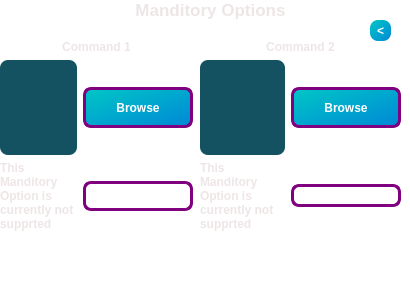
      <widget class="QWidget" name="page_4">
       <property name="styleSheet">
        <string notr="true">QWidget{

	background-color: rgba(191, 64, 64, 0);
}</string>
       </property>
       <widget class="QFrame" name="man_frame">
        <property name="geometry">
         <rect>
          <x>0</x>
          <y>0</y>
          <width>401</width>
          <height>281</height>
         </rect>
        </property>
        <property name="styleSheet">
         <string notr="true">QFrame{
	border-color: rgb(239, 41, 41);
}</string>
        </property>
        <property name="frameShape">
         <enum>QFrame::Box</enum>
        </property>
        <property name="frameShadow">
         <enum>QFrame::Sunken</enum>
        </property>
        <property name="lineWidth">
         <number>1</number>
        </property>
        <widget class="QLabel" name="args_2">
         <property name="geometry">
          <rect>
           <x>10</x>
           <y>0</y>
           <width>401</width>
           <height>20</height>
          </rect>
         </property>
         <property name="font">
          <font>
           <pointsize>13</pointsize>
           <weight>75</weight>
           <bold>true</bold>
          </font>
         </property>
         <property name="styleSheet">
          <string notr="true">

QLabel{


 
background-color: transparent;





color: rgb(238, 230, 230);
}</string>
         </property>
         <property name="text">
          <string>Manditory Options</string>
         </property>
         <property name="alignment">
          <set>Qt::AlignCenter</set>
         </property>
        </widget>
        <widget class="QPushButton" name="bck_button">
         <property name="geometry">
          <rect>
           <x>370</x>
           <y>20</y>
           <width>21</width>
           <height>21</height>
          </rect>
         </property>
         <property name="font">
          <font>
           <weight>75</weight>
           <bold>true</bold>
          </font>
         </property>
         <property name="styleSheet">
          <string notr="true">QPushButton{

	
	color: rgb(255, 255, 255);
	border: none;
background-color: qlineargradient(spread:pad, x1:0, y1:0, x2:1, y2:1, stop:0 rgba(0, 199, 197, 1), stop:1 rgba(0, 136, 215, 1));



border-radius: 8px;

}


QPushButton:hover {

background-color: qlineargradient(spread:pad, x1:0, y1:0, x2:1, y2:1, stop:0 rgba(0, 136, 215, 1), stop:1 rgba(0, 199, 197, 1));
}


QPushButton:pressed {
	background-color: rgba(0, 136, 215, 1);
}


</string>
         </property>
         <property name="text">
          <string>&lt;</string>
         </property>
        </widget>
        <widget class="QWidget" name="layoutWidget">
         <property name="geometry">
          <rect>
           <x>200</x>
           <y>40</y>
           <width>201</width>
           <height>191</height>
          </rect>
         </property>
         <layout class="QGridLayout" name="gridLayout">
          <item row="3" column="1">
           <widget class="QLineEdit" name="man_text_pipe">
            <property name="minimumSize">
             <size>
              <width>100</width>
              <height>20</height>
             </size>
            </property>
            <property name="font">
             <font>
              <pointsize>10</pointsize>
             </font>
            </property>
            <property name="styleSheet">
             <string notr="true">QLineEdit{


	background-color: rgb(255, 255, 255);
	border-radius:8px;
	border-style: solid;
	border-width: 3px;
	border-color: purple;
}</string>
            </property>
           </widget>
          </item>
          <item row="1" column="0">
           <widget class="QListWidget" name="format_list_pipe">
            <property name="minimumSize">
             <size>
              <width>75</width>
              <height>0</height>
             </size>
            </property>
            <property name="maximumSize">
             <size>
              <width>90</width>
              <height>16777215</height>
             </size>
            </property>
            <property name="styleSheet">
             <string notr="true">QListView{
	

color: rgb(255, 255, 255);


selection-background-color: rgb(24, 53, 78);
border-radius: 8px;
	background-color: #145161;





}


QListView::item{
margin-bottom:40px;
width:50px;

text-align: center;


}


QScrollBar:vertical {
            border:0px solid grey;


			background-color: qlineargradient(spread:pad, x1:0, y1:0, x2:1, y2:1, stop:0 rgba(33, 29, 29, 255), stop:1 rgba(49, 49, 49, 255));
            width:10px;
            margin: 0px 0px 0px 0px;
        }

        QScrollBar::handle:vertical {

            min-height: 0px;
          	border: 0px solid red;
			border-radius: 4px;
			background-color: white;
        }
        QScrollBar::add-line:vertical {
			border-right-color: qlineargradient(spread:pad, x1:0, y1:0, x2:1, y2:1, stop:0 rgba(33, 29, 29, 255), stop:1 rgba(49, 49, 49, 255));
            height: 0px;
            subcontrol-position: bottom;
            subcontrol-origin: margin;
        }
        QScrollBar::sub-line:vertical {
			border-right-color: qlineargradient(spread:pad, x1:0, y1:0, x2:1, y2:1, stop:0 rgba(33, 29, 29, 255), stop:1 rgba(49, 49, 49, 255));
            height: 0 px;
            subcontrol-position: top;
            subcontrol-origin: margin;
        }





QScrollBar:horizontal {
    border: 2px solid grey;
    background: #32CC99;
    height: 15px;
    margin: 0px 20px 0 20px;
}
QScrollBar::handle:horizontal {
    background: white;
    min-width: 20px;
}
QScrollBar::add-line:horizontal {
    border: 2px solid grey;
    background: #32CC99;
    width: 20px;
    subcontrol-position: right;
    subcontrol-origin: margin;
}

QScrollBar::sub-line:horizontal {
    border: 2px solid grey;
    background: #32CC99;
    width: 20px;
    subcontrol-position: left;
    subcontrol-origin: margin;
}



</string>
            </property>
            <property name="selectionMode">
             <enum>QAbstractItemView::MultiSelection</enum>
            </property>
           </widget>
          </item>
          <item row="1" column="1">
           <widget class="QPushButton" name="man_pipe_file">
            <property name="minimumSize">
             <size>
              <width>110</width>
              <height>41</height>
             </size>
            </property>
            <property name="font">
             <font>
              <weight>75</weight>
              <bold>true</bold>
             </font>
            </property>
            <property name="styleSheet">
             <string notr="true">QPushButton{

	
	color: rgb(255, 255, 255);
	border-style: solid;
	border-width: 3px;
	
	
	border-color: purple;
background-color: qlineargradient(spread:pad, x1:0, y1:0, x2:1, y2:1, stop:0 rgba(0, 199, 197, 1), stop:1 rgba(0, 136, 215, 1));



	border-radius: 8px;

}


QPushButton:hover {

background-color: qlineargradient(spread:pad, x1:0, y1:0, x2:1, y2:1, stop:0 rgba(0, 136, 215, 1), stop:1 rgba(0, 199, 197, 1));
}


QPushButton:pressed {
	background-color: rgba(0, 136, 215, 1);
}


</string>
            </property>
            <property name="text">
             <string>Browse</string>
            </property>
           </widget>
          </item>
          <item row="3" column="0">
           <widget class="QLabel" name="notsupp">
            <property name="maximumSize">
             <size>
              <width>15005</width>
              <height>15000</height>
             </size>
            </property>
            <property name="font">
             <font>
              <weight>75</weight>
              <bold>true</bold>
             </font>
            </property>
            <property name="styleSheet">
             <string notr="true">

QLabel{


 
background-color: transparent;





color: rgb(238, 230, 230);
}</string>
            </property>
            <property name="text">
             <string>This Manditory Option is currently not supprted</string>
            </property>
            <property name="wordWrap">
             <bool>true</bool>
            </property>
           </widget>
          </item>
          <item row="0" column="0" colspan="2">
           <widget class="QLabel" name="man_2">
            <property name="font">
             <font>
              <weight>75</weight>
              <bold>true</bold>
             </font>
            </property>
            <property name="styleSheet">
             <string notr="true">

QLabel{


 
background-color: transparent;





color: rgb(238, 230, 230);
}</string>
            </property>
            <property name="text">
             <string>Command 2</string>
            </property>
            <property name="alignment">
             <set>Qt::AlignCenter</set>
            </property>
           </widget>
          </item>
         </layout>
        </widget>
        <widget class="QWidget" name="layoutWidget">
         <property name="geometry">
          <rect>
           <x>0</x>
           <y>40</y>
           <width>193</width>
           <height>191</height>
          </rect>
         </property>
         <layout class="QGridLayout" name="gridLayout_2">
          <item row="2" column="1">
           <widget class="QLineEdit" name="man_text">
            <property name="minimumSize">
             <size>
              <width>100</width>
              <height>30</height>
             </size>
            </property>
            <property name="font">
             <font>
              <pointsize>10</pointsize>
             </font>
            </property>
            <property name="styleSheet">
             <string notr="true">QLineEdit{


	background-color: rgb(255, 255, 255);
	border-radius:8px;
	border-style: solid;
	border-width: 3px;
	border-color: purple;
}</string>
            </property>
           </widget>
          </item>
          <item row="2" column="0">
           <widget class="QLabel" name="notsupp_pipe">
            <property name="maximumSize">
             <size>
              <width>15005</width>
              <height>15000</height>
             </size>
            </property>
            <property name="font">
             <font>
              <weight>75</weight>
              <bold>true</bold>
             </font>
            </property>
            <property name="styleSheet">
             <string notr="true">

QLabel{


 
background-color: transparent;





color: rgb(238, 230, 230);
}</string>
            </property>
            <property name="text">
             <string>This Manditory Option is currently not supprted</string>
            </property>
            <property name="wordWrap">
             <bool>true</bool>
            </property>
           </widget>
          </item>
          <item row="1" column="1">
           <widget class="QPushButton" name="man_file">
            <property name="minimumSize">
             <size>
              <width>110</width>
              <height>41</height>
             </size>
            </property>
            <property name="font">
             <font>
              <weight>75</weight>
              <bold>true</bold>
             </font>
            </property>
            <property name="styleSheet">
             <string notr="true">QPushButton{

	
	color: rgb(255, 255, 255);
	border-style: solid;
	border-width: 3px;
	
	
	border-color: purple;
background-color: qlineargradient(spread:pad, x1:0, y1:0, x2:1, y2:1, stop:0 rgba(0, 199, 197, 1), stop:1 rgba(0, 136, 215, 1));



	border-radius: 8px;

}


QPushButton:hover {

background-color: qlineargradient(spread:pad, x1:0, y1:0, x2:1, y2:1, stop:0 rgba(0, 136, 215, 1), stop:1 rgba(0, 199, 197, 1));
}


QPushButton:pressed {
	background-color: rgba(0, 136, 215, 1);
}


</string>
            </property>
            <property name="text">
             <string>Browse</string>
            </property>
           </widget>
          </item>
          <item row="1" column="0">
           <widget class="QListWidget" name="format_list">
            <property name="maximumSize">
             <size>
              <width>90</width>
              <height>16777215</height>
             </size>
            </property>
            <property name="styleSheet">
             <string notr="true">QListView{
	

color: rgb(255, 255, 255);


selection-background-color: rgb(24, 53, 78);
border-radius: 8px;
	background-color: #145161;





}


QListView::item{
margin-bottom:40px;
width:50px;

text-align: center;


}


QScrollBar:vertical {
            border:0px solid grey;


			background-color: qlineargradient(spread:pad, x1:0, y1:0, x2:1, y2:1, stop:0 rgba(33, 29, 29, 255), stop:1 rgba(49, 49, 49, 255));
            width:10px;
            margin: 0px 0px 0px 0px;
        }

        QScrollBar::handle:vertical {

            min-height: 0px;
          	border: 0px solid red;
			border-radius: 4px;
			background-color: white;
        }
        QScrollBar::add-line:vertical {
			border-right-color: qlineargradient(spread:pad, x1:0, y1:0, x2:1, y2:1, stop:0 rgba(33, 29, 29, 255), stop:1 rgba(49, 49, 49, 255));
            height: 0px;
            subcontrol-position: bottom;
            subcontrol-origin: margin;
        }
        QScrollBar::sub-line:vertical {
			border-right-color: qlineargradient(spread:pad, x1:0, y1:0, x2:1, y2:1, stop:0 rgba(33, 29, 29, 255), stop:1 rgba(49, 49, 49, 255));
            height: 0 px;
            subcontrol-position: top;
            subcontrol-origin: margin;
        }





QScrollBar:horizontal {
    border: 2px solid grey;
    background: #32CC99;
    height: 15px;
    margin: 0px 20px 0 20px;
}
QScrollBar::handle:horizontal {
    background: white;
    min-width: 20px;
}
QScrollBar::add-line:horizontal {
    border: 2px solid grey;
    background: #32CC99;
    width: 20px;
    subcontrol-position: right;
    subcontrol-origin: margin;
}

QScrollBar::sub-line:horizontal {
    border: 2px solid grey;
    background: #32CC99;
    width: 20px;
    subcontrol-position: left;
    subcontrol-origin: margin;
}



</string>
            </property>
            <property name="selectionMode">
             <enum>QAbstractItemView::MultiSelection</enum>
            </property>
           </widget>
          </item>
          <item row="0" column="0" colspan="2">
           <widget class="QLabel" name="man_1">
            <property name="font">
             <font>
              <weight>75</weight>
              <bold>true</bold>
             </font>
            </property>
            <property name="styleSheet">
             <string notr="true">

QLabel{


 
background-color: transparent;





color: rgb(238, 230, 230);
}</string>
            </property>
            <property name="text">
             <string>Command 1</string>
            </property>
            <property name="alignment">
             <set>Qt::AlignCenter</set>
            </property>
           </widget>
          </item>
         </layout>
        </widget>
       </widget>
      </widget>
